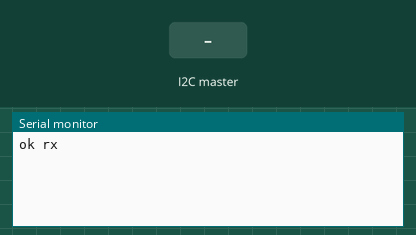
Simulated run of this sketch. Board: Arduino Uno, built with avr-gcc and run on an emulated ATmega328P. On the bench: the last lines printed to the serial monitor. Inputs (shaded band) come from the test bench.

Above: at 1.2 s.
1.3 s: the I2C master sends the byte 1
At 1.6 s:
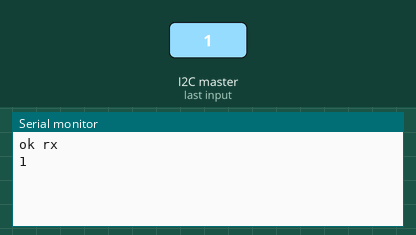
2.8 s: the I2C master sends the byte 0
At 4.0 s:
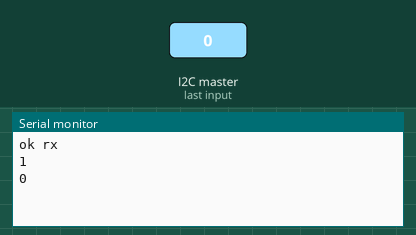

Measured:
- after the input at 1.3 s, the serial monitor: prints a new line at once (image 1)
- after the input at 2.8 s, the serial monitor: prints a new line at once (image 2)

The sketch:

RECEPTOR_WIRE.ino
```cpp
#include <Wire.h>

void receiveEvent(int howMany){
  while(1 < Wire.available())
  {
    char c = Wire.read();
    Serial.print(c);
  }
  int x = Wire.read();
  Serial.println(x);

  // Wire.beginTransmission(4);
  // Wire.write("recebido!");
  // Wire.endTransmission();

}

void setup(){
  Wire.begin(0x27);
  Wire.onReceive(receiveEvent);
  Serial.begin(115200);
  Serial.println("ok rx");
}

void loop(){
  delay(1);
}
```
